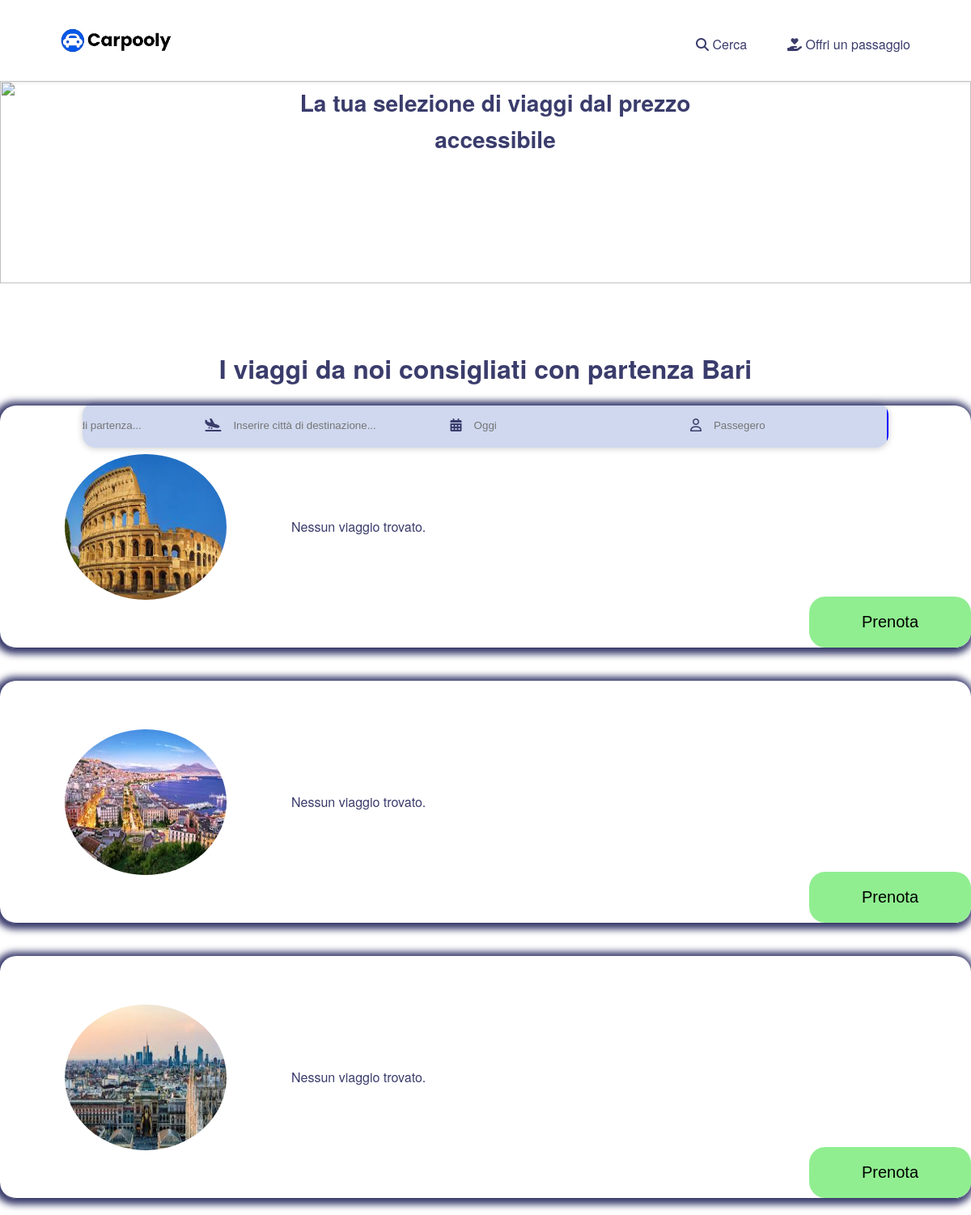
The page /dashboard-passenger.php on the database as committed earlier.
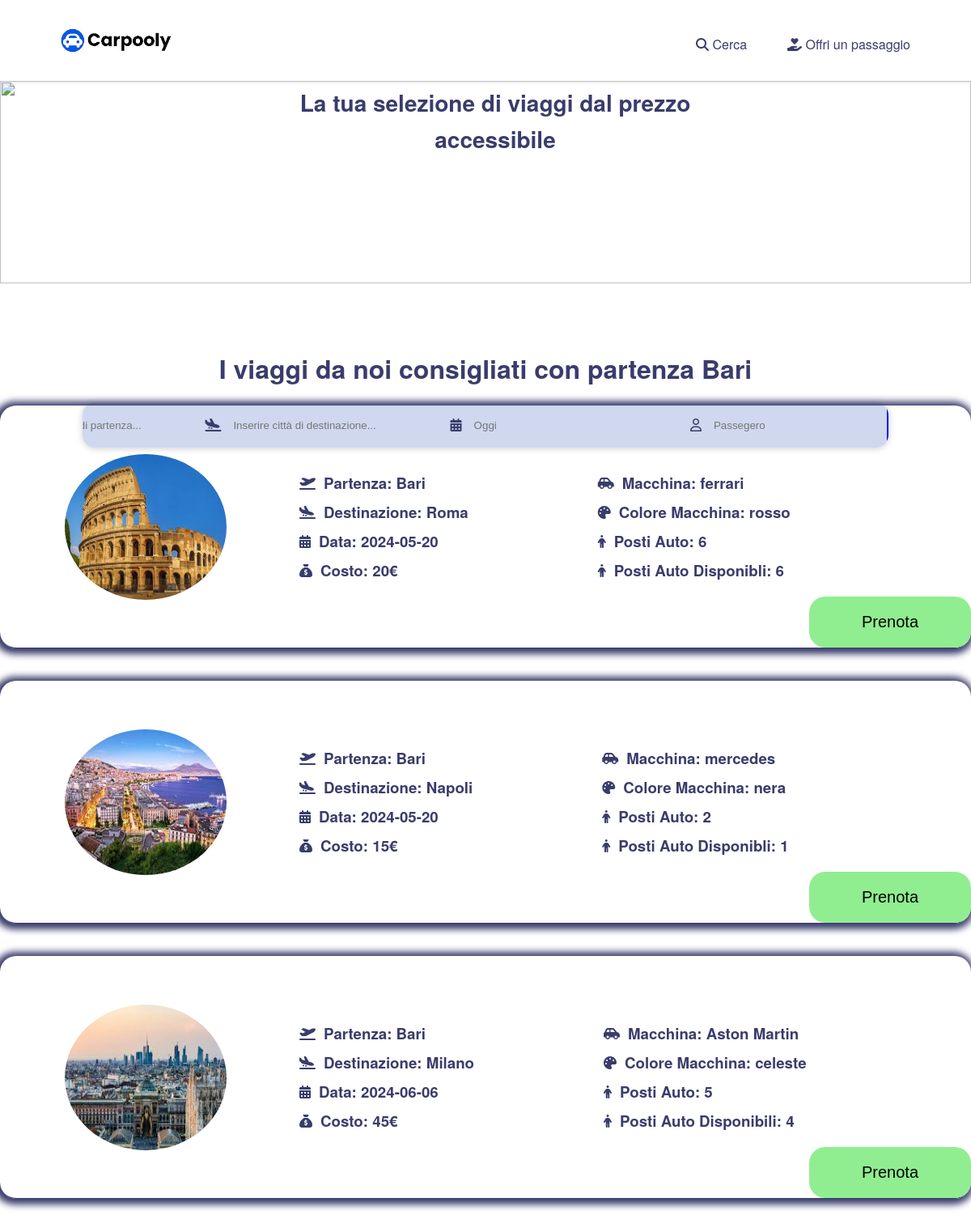
The same page on the database as committed later.
### tables this page shows
CREATE TABLE `viaggi` (
  `id` int(11) NOT NULL,
  `id_autista` int(11) NOT NULL,
  `partenza` varchar(255) NOT NULL,
  `destinazione` varchar(255) NOT NULL,
  `data_viaggio` date NOT NULL,
  `costo_viaggio` int(11) NOT NULL,
  `modello` varchar(255) NOT NULL,
  `targa` text NOT NULL,
  `colore` varchar(255) NOT NULL,
  `anno` text NOT NULL,
  `nPostitotale` int(11) NOT NULL,
  `nPostiDisponibili` int(11) NOT NULL,
  `creato_il` timestamp NOT NULL DEFAULT current_timestamp()
);

### dashboard-passenger.php (the view, shortened to what the rows shown need)
<?php
    include 'db.php';
?>
<!DOCTYPE html>
<html lang="en">
<head>
    <link rel="stylesheet" href="./static/css/dashboard-passenger.css">
    <link rel="stylesheet" href="https://cdnjs.cloudflare.com/ajax/libs/leaflet/1.7.1/leaflet.css"/>
</head>
<body>
    <section>
        <div class="content-image">
            <h1 class="content-title">La tua selezione di viaggi dal prezzo accessibile</h1>
        </div>
    </section>
    <main class="container travel-raccomendation">
        <div class="content-travel">
            <div class="main-title">
                <h1>I viaggi da noi consigliati con partenza Bari</h1>
            </div>
            <div class="content-card">
                <div class="card-n1">
                    <div class="content-description-travel">
                        <?php
                        $sql = "SELECT * FROM viaggi WHERE partenza = 'Bari' AND destinazione = 'Roma'";
                        $result = $conn->query($sql);
                        if ($result->num_rows > 0) {
                            while ($row = $result->fetch_assoc()) {
                        ?>
                                <div class="travel-travel">
                                    <div class="partenza">
                                        <i class="fa-solid fa-plane-departure"></i>
                                        <h3>Partenza: <?php echo $row['partenza']; ?></h3>
                                    </div>
                                    <div class="destinazione">
                                        <i class="fa-solid fa-plane-arrival"></i>
                                        <h3>Destinazione: <?php echo $row['destinazione']; ?></h3>
                                    </div>
                                    <div class="data">
                                        <i class="fa-solid fa-calendar-days"></i>
                                        <h3>Data: <?php echo $row['data_viaggio']; ?></h3>
                                    </div>
                                    <div class="costo">
                                        <i class="fa-solid fa-sack-dollar"></i>
                                        <h3>Costo: <?php echo $row['costo_viaggio']; ?>€</h3>
                                    </div>
                                </div>
                                <div class="car-travel">
                                    <div class="car">
                                        <i class="fa-solid fa-car-side"></i>
                                        <h3>Macchina: <?php echo $row['modello']; ?></h3>
                                    </div>
                                    <div class="car-color">
                                        <i class="fa-solid fa-palette"></i>
                                        <h3>Colore Macchina: <?php echo $row['colore']; ?></h3>
                                    </div>
                                    <div class="PostiAuto">
                                        <i class="fa-solid fa-person"></i>
                                        <h3>Posti Auto: <?php echo $row['nPostitotale']; ?></h3>
                                    </div>
                                    <div class="PostiAutoDisponibili">
                                        <i class="fa-solid fa-person"></i>
                                        <h3>Posti Auto Disponibli: <?php echo $row['nPostiDisponibili']; ?></h3>
                                    </div>
                                </div>
                        <?php
                            }
                        } else {
                            echo "Nessun viaggio trovato.";
                        }
                        ?>
                    </div>
                </div>
                <div class="card-n1">
                    <div class="content-description-travel">
                        <?php
                        $sql = "SELECT * FROM viaggi WHERE partenza = 'Bari' AND destinazione = 'Napoli'";
                        $result = $conn->query($sql);
                        if ($result->num_rows > 0) {
                            while ($row = $result->fetch_assoc()) {
                        ?>
                                <div class="travel-travel">
                                    <div class="partenza">
                                        <i class="fa-solid fa-plane-departure"></i>
                                        <h3>Partenza: <?php echo $row['partenza']; ?></h3>
                                    </div>
                                    <div class="destinazione">
                                        <i class="fa-solid fa-plane-arrival"></i>
                                        <h3>Destinazione: <?php echo $row['destinazione']; ?></h3>
                                    </div>
                                    <div class="data">
                                        <i class="fa-solid fa-calendar-days"></i>
                                        <h3>Data: <?php echo $row['data_viaggio']; ?></h3>
                                    </div>
                                    <div class="costo">
                                        <i class="fa-solid fa-sack-dollar"></i>
                                        <h3>Costo: <?php echo $row['costo_viaggio']; ?>€</h3>
                                    </div>
                                </div>
                                <div class="car-travel">
                                    <div class="car">
                                        <i class="fa-solid fa-car-side"></i>
                                        <h3>Macchina: <?php echo $row['modello']; ?></h3>
                                    </div>
                                    <div class="car-color">
                                        <i class="fa-solid fa-palette"></i>
                                        <h3>Colore Macchina: <?php echo $row['colore']; ?></h3>
                                    </div>
                                    <div class="PostiAuto">
                                        <i class="fa-solid fa-person"></i>
                                        <h3>Posti Auto: <?php echo $row['nPostitotale']; ?></h3>
                                    </div>
                                    <div class="PostiAutoDisponibili">
                                        <i class="fa-solid fa-person"></i>
                                        <h3>Posti Auto Disponibli: <?php echo $row['nPostiDisponibili']; ?></h3>
                                    </div>
                                </div>
                        <?php
                            }
                        } else {
                            echo "Nessun viaggio trovato.";
                        }
                        ?>
                    </div>
                </div>
                <div class="card-n1">
                    <div class="content-description-travel">
                        <?php
                            $sql = "SELECT * FROM viaggi WHERE partenza = 'Bari' AND destinazione = 'Milano'";
                            $result = $conn->query($sql);
                            if ($result->num_rows > 0) {
                                while ($row = $result->fetch_assoc()) {
                        ?>
                                <div class="travel-travel">
                                    <div class="partenza">
                                        <i class="fa-solid fa-plane-departure"></i>
                                        <h3>Partenza: <?php echo $row['partenza']; ?></h3>
                                    </div>
                                    <div class="destinazione">
                                        <i class="fa-solid fa-plane-arrival"></i>
                                        <h3>Destinazione: <?php echo $row['destinazione']; ?></h3>
                                    </div>
                                    <div class="data">
                                        <i class="fa-solid fa-calendar-days"></i>
                                        <h3>Data: <?php echo $row['data_viaggio']; ?></h3>
                                    </div>
                                    <div class="costo">
                                        <i class="fa-solid fa-sack-dollar"></i>
                                        <h3>Costo: <?php echo $row['costo_viaggio']; ?>€</h3>
                                    </div>
                                </div>
                                <div class="car-travel">
                                    <div class="car">
                                        <i class="fa-solid fa-car-side"></i>
                                        <h3>Macchina: <?php echo $row['modello']; ?></h3>
                                    </div>
                                    <div class="car-color">
                                        <i class="fa-solid fa-palette"></i>
                                        <h3>Colore Macchina: <?php echo $row['colore']; ?></h3>
                                    </div>
                                    <div class="PostiAuto">
                                        <i class="fa-solid fa-person"></i>
                                        <h3>Posti Auto: <?php echo $row['nPostitotale']; ?></h3>
                                    </div>
                                    <div class="PostiAutoDisponibili">
                                        <i class="fa-solid fa-person"></i>
                                        <h3>Posti Auto Disponibili: <?php echo $row['nPostiDisponibili']; ?></h3>
                                    </div>
                                </div>
                        <?php
                            }
                        } else {
                            echo "Nessun viaggio trovato.";
                        }
                        ?>
                    </div>
                </div>
            </div>
         </div>
    </main>
</body>
</html>

Rows that differ between the two databases and show on the page:
added viaggi: partenza "Bari", destinazione "Roma", data_viaggio "2024-05-20", costo_viaggio "20", modello "ferrari", colore "rosso", nPostitotale "6", nPostiDisponibili "6", shown under "I viaggi da noi consigliati con partenza Bari"
added viaggi: partenza "Bari", destinazione "Napoli", data_viaggio "2024-05-20", costo_viaggio "15", modello "mercedes", colore "nera", nPostitotale "2", nPostiDisponibili "1"
added viaggi: partenza "Bari", destinazione "Milano", data_viaggio "2024-06-06", costo_viaggio "45", modello "Aston Martin", colore "celeste", nPostitotale "5", nPostiDisponibili "4"
Other text that changed with them:
text no longer shown: "Nessun viaggio trovato. Nessun viaggio trovato. Nessun viaggio trovato."
